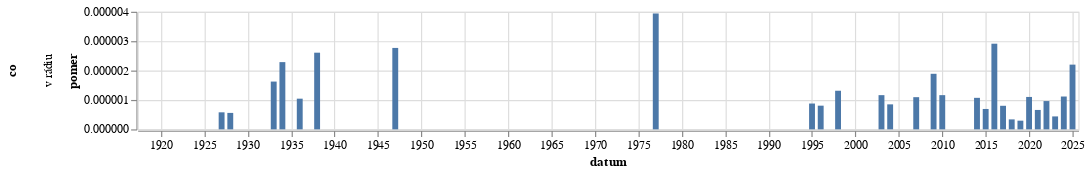

Notebook code cell kept with this figure:
### Code cell
graf(vyvoj_vyskytu("(?i)v r[aá]diu","v rádiu"))

### Figure 1 — Vega-Lite specification as saved in the notebook (floating-point values rounded to 4 significant figures)
{"config": {"view": {"continuousWidth": 300, "continuousHeight": 300}}, "data": {"name": "data-04d8b19cdf65a980f33343ef9ed17efe"}, "mark": {"type": "bar"}, "encoding": {"row": {"field": "co", "type": "nominal"}, "x": {"field": "datum", "type": "temporal"}, "y": {"field": "pomer", "type": "quantitative"}}, "height": 100, "width": 800, "$schema": "https://vega.github.io/schema/vega-lite/v5.8.0.json", "datasets": {"data-04d8b19cdf65a980f33343ef9ed17efe": [{"datum": "1918-01-01T00:00:00", "vyskytu": 0, "pocet_slov": 172010, "pomer": 0.0, "co": "v rádiu"}, {"datum": "1919-01-01T00:00:00", "vyskytu": 0, "pocet_slov": 1547459, "pomer": 0.0, "co": "v rádiu"}, {"datum": "1920-01-01T00:00:00", "vyskytu": 0, "pocet_slov": 1557497, "pomer": 0.0, "co": "v rádiu"}, {"datum": "1921-01-01T00:00:00", "vyskytu": 0, "pocet_slov": 1814119, "pomer": 0.0, "co": "v rádiu"}, {"datum": "1922-01-01T00:00:00", "vyskytu": 0, "pocet_slov": 1739976, "pomer": 0.0, "co": "v rádiu"}, {"datum": "1923-01-01T00:00:00", "vyskytu": 0, "pocet_slov": 1131296, "pomer": 0.0, "co": "v rádiu"}, {"datum": "1924-01-01T00:00:00", "vyskytu": 0, "pocet_slov": 1386775, "pomer": 0.0, "co": "v rádiu"}, {"datum": "1925-01-01T00:00:00", "vyskytu": 0, "pocet_slov": 989387, "pomer": 0.0, "co": "v rádiu"}, {"datum": "1926-01-01T00:00:00", "vyskytu": 0, "pocet_slov": 1629693, "pomer": 0.0, "co": "v rádiu"}, {"datum": "1927-01-01T00:00:00", "vyskytu": 1, "pocet_slov": 1725378, "pomer": 5.796e-07, "co": "v rádiu"}, {"datum": "1928-01-01T00:00:00", "vyskytu": 1, "pocet_slov": 1786584, "pomer": 5.597e-07, "co": "v rádiu"}, {"datum": "1929-01-01T00:00:00", "vyskytu": 0, "pocet_slov": 907519, "pomer": 0.0, "co": "v rádiu"}, {"datum": "1930-01-01T00:00:00", "vyskytu": 0, "pocet_slov": 1990549, "pomer": 0.0, "co": "v rádiu"}, {"datum": "1931-01-01T00:00:00", "vyskytu": 0, "pocet_slov": 1466185, "pomer": 0.0, "co": "v rádiu"}, {"datum": "1932-01-01T00:00:00", "vyskytu": 0, "pocet_slov": 1117587, "pomer": 0.0, "co": "v rádiu"}, {"datum": "1933-01-01T00:00:00", "vyskytu": 2, "pocet_slov": 1230441, "pomer": 1.625e-06, "co": "v rádiu"}, {"datum": "1934-01-01T00:00:00", "vyskytu": 2, "pocet_slov": 874472, "pomer": 2.287e-06, "co": "v rádiu"}, {"datum": "1935-01-01T00:00:00", "vyskytu": 0, "pocet_slov": 712050, "pomer": 0.0, "co": "v rádiu"}, {"datum": "1936-01-01T00:00:00", "vyskytu": 1, "pocet_slov": 958205, "pomer": 1.044e-06, "co": "v rádiu"}, {"datum": "1937-01-01T00:00:00", "vyskytu": 0, "pocet_slov": 733783, "pomer": 0.0, "co": "v rádiu"}, {"datum": "1938-01-01T00:00:00", "vyskytu": 1, "pocet_slov": 383461, "pomer": 2.608e-06, "co": "v rádiu"}, {"datum": "1945-01-01T00:00:00", "vyskytu": 0, "pocet_slov": 140144, "pomer": 0.0, "co": "v rádiu"}, {"datum": "1946-01-01T00:00:00", "vyskytu": 0, "pocet_slov": 1129068, "pomer": 0.0, "co": "v rádiu"}, {"datum": "1947-01-01T00:00:00", "vyskytu": 3, "pocet_slov": 1083098, "pomer": 2.77e-06, "co": "v rádiu"}, {"datum": "1948-01-01T00:00:00", "vyskytu": 0, "pocet_slov": 618132, "pomer": 0.0, "co": "v rádiu"}, {"datum": "1949-01-01T00:00:00", "vyskytu": 0, "pocet_slov": 357203, "pomer": 0.0, "co": "v rádiu"}, {"datum": "1950-01-01T00:00:00", "vyskytu": 0, "pocet_slov": 208781, "pomer": 0.0, "co": "v rádiu"}, {"datum": "1951-01-01T00:00:00", "vyskytu": 0, "pocet_slov": 219888, "pomer": 0.0, "co": "v rádiu"}, {"datum": "1952-01-01T00:00:00", "vyskytu": 0, "pocet_slov": 189920, "pomer": 0.0, "co": "v rádiu"}, {"datum": "1953-01-01T00:00:00", "vyskytu": 0, "pocet_slov": 114518, "pomer": 0.0, "co": "v rádiu"}, {"datum": "1954-01-01T00:00:00", "vyskytu": 0, "pocet_slov": 98416, "pomer": 0.0, "co": "v rádiu"}, {"datum": "1955-01-01T00:00:00", "vyskytu": 0, "pocet_slov": 78833, "pomer": 0.0, "co": "v rádiu"}, {"datum": "1956-01-01T00:00:00", "vyskytu": 0, "pocet_slov": 138430, "pomer": 0.0, "co": "v rádiu"}, {"datum": "1957-01-01T00:00:00", "vyskytu": 0, "pocet_slov": 137388, "pomer": 0.0, "co": "v rádiu"}, {"datum": "1958-01-01T00:00:00", "vyskytu": 0, "pocet_slov": 142112, "pomer": 0.0, "co": "v rádiu"}, {"datum": "1959-01-01T00:00:00", "vyskytu": 0, "pocet_slov": 141333, "pomer": 0.0, "co": "v rádiu"}, {"datum": "1960-01-01T00:00:00", "vyskytu": 0, "pocet_slov": 181817, "pomer": 0.0, "co": "v rádiu"}, {"datum": "1961-01-01T00:00:00", "vyskytu": 0, "pocet_slov": 216288, "pomer": 0.0, "co": "v rádiu"}, {"datum": "1962-01-01T00:00:00", "vyskytu": 0, "pocet_slov": 98793, "pomer": 0.0, "co": "v rádiu"}, {"datum": "1963-01-01T00:00:00", "vyskytu": 0, "pocet_slov": 139432, "pomer": 0.0, "co": "v rádiu"}, {"datum": "1964-01-01T00:00:00", "vyskytu": 0, "pocet_slov": 288820, "pomer": 0.0, "co": "v rádiu"}, {"datum": "1965-01-01T00:00:00", "vyskytu": 0, "pocet_slov": 194814, "pomer": 0.0, "co": "v rádiu"}, {"datum": "1966-01-01T00:00:00", "vyskytu": 0, "pocet_slov": 247115, "pomer": 0.0, "co": "v rádiu"}, {"datum": "1967-01-01T00:00:00", "vyskytu": 0, "pocet_slov": 225198, "pomer": 0.0, "co": "v rádiu"}, {"datum": "1968-01-01T00:00:00", "vyskytu": 0, "pocet_slov": 559905, "pomer": 0.0, "co": "v rádiu"}, {"datum": "1969-01-01T00:00:00", "vyskytu": 0, "pocet_slov": 368721, "pomer": 0.0, "co": "v rádiu"}, {"datum": "1970-01-01T00:00:00", "vyskytu": 0, "pocet_slov": 248046, "pomer": 0.0, "co": "v rádiu"}, {"datum": "1971-01-01T00:00:00", "vyskytu": 0, "pocet_slov": 263102, "pomer": 0.0, "co": "v rádiu"}, {"datum": "1972-01-01T00:00:00", "vyskytu": 0, "pocet_slov": 213032, "pomer": 0.0, "co": "v rádiu"}, {"datum": "1973-01-01T00:00:00", "vyskytu": 0, "pocet_slov": 280835, "pomer": 0.0, "co": "v rádiu"}, {"datum": "1974-01-01T00:00:00", "vyskytu": 0, "pocet_slov": 291980, "pomer": 0.0, "co": "v rádiu"}, {"datum": "1975-01-01T00:00:00", "vyskytu": 0, "pocet_slov": 335255, "pomer": 0.0, "co": "v rádiu"}, {"datum": "1976-01-01T00:00:00", "vyskytu": 0, "pocet_slov": 244998, "pomer": 0.0, "co": "v rádiu"}, {"datum": "1977-01-01T00:00:00", "vyskytu": 1, "pocet_slov": 253702, "pomer": 3.942e-06, "co": "v rádiu"}, {"datum": "1978-01-01T00:00:00", "vyskytu": 0, "pocet_slov": 289894, "pomer": 0.0, "co": "v rádiu"}, {"datum": "1979-01-01T00:00:00", "vyskytu": 0, "pocet_slov": 252883, "pomer": 0.0, "co": "v rádiu"}, {"datum": "1980-01-01T00:00:00", "vyskytu": 0, "pocet_slov": 242065, "pomer": 0.0, "co": "v rádiu"}, {"datum": "1981-01-01T00:00:00", "vyskytu": 0, "pocet_slov": 134899, "pomer": 0.0, "co": "v rádiu"}, {"datum": "1982-01-01T00:00:00", "vyskytu": 0, "pocet_slov": 186973, "pomer": 0.0, "co": "v rádiu"}, {"datum": "1983-01-01T00:00:00", "vyskytu": 0, "pocet_slov": 227768, "pomer": 0.0, "co": "v rádiu"}, {"datum": "1984-01-01T00:00:00", "vyskytu": 0, "pocet_slov": 191735, "pomer": 0.0, "co": "v rádiu"}, {"datum": "1985-01-01T00:00:00", "vyskytu": 0, "pocet_slov": 165973, "pomer": 0.0, "co": "v rádiu"}, {"datum": "1986-01-01T00:00:00", "vyskytu": 0, "pocet_slov": 98877, "pomer": 0.0, "co": "v rádiu"}, {"datum": "1987-01-01T00:00:00", "vyskytu": 0, "pocet_slov": 149991, "pomer": 0.0, "co": "v rádiu"}, {"datum": "1988-01-01T00:00:00", "vyskytu": 0, "pocet_slov": 167631, "pomer": 0.0, "co": "v rádiu"}, {"datum": "1989-01-01T00:00:00", "vyskytu": 0, "pocet_slov": 255151, "pomer": 0.0, "co": "v rádiu"}, {"datum": "1990-01-01T00:00:00", "vyskytu": 0, "pocet_slov": 833434, "pomer": 0.0, "co": "v rádiu"}, {"datum": "1991-01-01T00:00:00", "vyskytu": 0, "pocet_slov": 1410605, "pomer": 0.0, "co": "v rádiu"}, {"datum": "1992-01-01T00:00:00", "vyskytu": 0, "pocet_slov": 1217148, "pomer": 0.0, "co": "v rádiu"}, {"datum": "1993-01-01T00:00:00", "vyskytu": 0, "pocet_slov": 1127475, "pomer": 0.0, "co": "v rádiu"}, {"datum": "1994-01-01T00:00:00", "vyskytu": 0, "pocet_slov": 948063, "pomer": 0.0, "co": "v rádiu"}, {"datum": "1995-01-01T00:00:00", "vyskytu": 1, "pocet_slov": 1138209, "pomer": 8.786e-07, "co": "v rádiu"}, {"datum": "1996-01-01T00:00:00", "vyskytu": 1, "pocet_slov": 1240947, "pomer": 8.058e-07, "co": "v rádiu"}, {"datum": "1997-01-01T00:00:00", "vyskytu": 0, "pocet_slov": 2179318, "pomer": 0.0, "co": "v rádiu"}, {"datum": "1998-01-01T00:00:00", "vyskytu": 2, "pocet_slov": 1522654, "pomer": 1.313e-06, "co": "v rádiu"}, {"datum": "1999-01-01T00:00:00", "vyskytu": 0, "pocet_slov": 2465372, "pomer": 0.0, "co": "v rádiu"}, {"datum": "2000-01-01T00:00:00", "vyskytu": 0, "pocet_slov": 2483127, "pomer": 0.0, "co": "v rádiu"}, {"datum": "2001-01-01T00:00:00", "vyskytu": 0, "pocet_slov": 2462192, "pomer": 0.0, "co": "v rádiu"}, {"datum": "2002-01-01T00:00:00", "vyskytu": 0, "pocet_slov": 1931845, "pomer": 0.0, "co": "v rádiu"}, {"datum": "2003-01-01T00:00:00", "vyskytu": 3, "pocet_slov": 2578085, "pomer": 1.164e-06, "co": "v rádiu"}, {"datum": "2004-01-01T00:00:00", "vyskytu": 2, "pocet_slov": 2351739, "pomer": 8.504e-07, "co": "v rádiu"}, {"datum": "2005-01-01T00:00:00", "vyskytu": 0, "pocet_slov": 2582168, "pomer": 0.0, "co": "v rádiu"}, {"datum": "2006-01-01T00:00:00", "vyskytu": 0, "pocet_slov": 1552476, "pomer": 0.0, "co": "v rádiu"}, {"datum": "2007-01-01T00:00:00", "vyskytu": 2, "pocet_slov": 1826653, "pomer": 1.095e-06, "co": "v rádiu"}, {"datum": "2008-01-01T00:00:00", "vyskytu": 0, "pocet_slov": 1786832, "pomer": 0.0, "co": "v rádiu"}, {"datum": "2009-01-01T00:00:00", "vyskytu": 4, "pocet_slov": 2116415, "pomer": 1.89e-06, "co": "v rádiu"}, {"datum": "2010-01-01T00:00:00", "vyskytu": 2, "pocet_slov": 1718642, "pomer": 1.164e-06, "co": "v rádiu"}, {"datum": "2011-01-01T00:00:00", "vyskytu": 0, "pocet_slov": 2512843, "pomer": 0.0, "co": "v rádiu"}, {"datum": "2012-01-01T00:00:00", "vyskytu": 0, "pocet_slov": 2154063, "pomer": 0.0, "co": "v rádiu"}, {"datum": "2013-01-01T00:00:00", "vyskytu": 0, "pocet_slov": 1253654, "pomer": 0.0, "co": "v rádiu"}, {"datum": "2014-01-01T00:00:00", "vyskytu": 3, "pocet_slov": 2797907, "pomer": 1.072e-06, "co": "v rádiu"}, {"datum": "2015-01-01T00:00:00", "vyskytu": 2, "pocet_slov": 2883253, "pomer": 6.937e-07, "co": "v rádiu"}, {"datum": "2016-01-01T00:00:00", "vyskytu": 9, "pocet_slov": 3088746, "pomer": 2.914e-06, "co": "v rádiu"}, {"datum": "2017-01-01T00:00:00", "vyskytu": 2, "pocet_slov": 2494184, "pomer": 8.019e-07, "co": "v rádiu"}, {"datum": "2018-01-01T00:00:00", "vyskytu": 1, "pocet_slov": 2950192, "pomer": 3.39e-07, "co": "v rádiu"}, {"datum": "2019-01-01T00:00:00", "vyskytu": 1, "pocet_slov": 3385704, "pomer": 2.954e-07, "co": "v rádiu"}, {"datum": "2020-01-01T00:00:00", "vyskytu": 4, "pocet_slov": 3628168, "pomer": 1.102e-06, "co": "v rádiu"}, {"datum": "2021-01-01T00:00:00", "vyskytu": 2, "pocet_slov": 3028906, "pomer": 6.603e-07, "co": "v rádiu"}, {"datum": "2022-01-01T00:00:00", "vyskytu": 4, "pocet_slov": 4156918, "pomer": 9.623e-07, "co": "v rádiu"}, {"datum": "2023-01-01T00:00:00", "vyskytu": 2, "pocet_slov": 4543342, "pomer": 4.402e-07, "co": "v rádiu"}, {"datum": "2024-01-01T00:00:00", "vyskytu": 5, "pocet_slov": 4476204, "pomer": 1.117e-06, "co": "v rádiu"}, {"datum": "2025-01-01T00:00:00", "vyskytu": 5, "pocet_slov": 2270793, "pomer": 2.202e-06, "co": "v rádiu"}]}}
